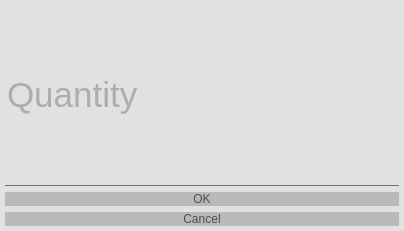
<?xml version="1.0" encoding="UTF-8"?>
<ui version="4.0">
 <class>Dialog</class>
 <widget class="QDialog" name="Dialog">
  <property name="geometry">
   <rect>
    <x>0</x>
    <y>0</y>
    <width>404</width>
    <height>231</height>
   </rect>
  </property>
  <property name="windowTitle">
   <string>Edit order item</string>
  </property>
  <property name="windowIcon">
   <iconset resource="../resource/resource.qrc">
    <normaloff>:/Simple icons/simple_icons/fi-rr-edit.svg</normaloff>:/Simple icons/simple_icons/fi-rr-edit.svg</iconset>
  </property>
  <property name="styleSheet">
   <string notr="true">*
{
	
	font: 26pt &quot;MS Shell Dlg 2&quot;;
	
	color: rgb(79, 79, 79);
	background-color:  rgba(223, 223, 223, 200);
}


QPushButton
{ 
	alternate-background-color: rgb(255, 255, 255);
	
	background-color: rgb(185, 185, 185);
	border-width: 2px;
    border-radius: 10px;
	position: center;
 }

QPushButton:hover
{
	background: rgba(225, 225, 225, 180);
	border-style: dashed;
}

QPushButton:pressed
{
	
	background-color: rgb(136, 136, 136, 180);
	border-width: 2px;
    border-radius: 10px;
}

QLineEdit
{
	background: transparent;
	color: rgb(121, 121, 121);
	border: none;
	border-bottom: 1px solid #717072
}
</string>
  </property>
  <layout class="QVBoxLayout" name="verticalLayout">
   <property name="leftMargin">
    <number>5</number>
   </property>
   <property name="topMargin">
    <number>5</number>
   </property>
   <property name="rightMargin">
    <number>5</number>
   </property>
   <property name="bottomMargin">
    <number>5</number>
   </property>
   <item>
    <widget class="QLineEdit" name="le_orderItemOnFly_quantity">
     <property name="sizePolicy">
      <sizepolicy hsizetype="MinimumExpanding" vsizetype="MinimumExpanding">
       <horstretch>0</horstretch>
       <verstretch>0</verstretch>
      </sizepolicy>
     </property>
     <property name="font">
      <font>
       <family>MS Shell Dlg 2</family>
       <pointsize>26</pointsize>
       <weight>50</weight>
       <italic>false</italic>
       <bold>false</bold>
      </font>
     </property>
     <property name="layoutDirection">
      <enum>Qt::LeftToRight</enum>
     </property>
     <property name="inputMethodHints">
      <set>Qt::ImhDigitsOnly|Qt::ImhFormattedNumbersOnly</set>
     </property>
     <property name="placeholderText">
      <string>Quantity</string>
     </property>
    </widget>
   </item>
   <item>
    <widget class="QDialogButtonBox" name="buttonBox">
     <property name="sizePolicy">
      <sizepolicy hsizetype="MinimumExpanding" vsizetype="Maximum">
       <horstretch>0</horstretch>
       <verstretch>0</verstretch>
      </sizepolicy>
     </property>
     <property name="font">
      <font>
       <family>MS Shell Dlg 2</family>
       <pointsize>26</pointsize>
       <weight>50</weight>
       <italic>false</italic>
       <bold>false</bold>
      </font>
     </property>
     <property name="layoutDirection">
      <enum>Qt::LeftToRight</enum>
     </property>
     <property name="autoFillBackground">
      <bool>false</bool>
     </property>
     <property name="orientation">
      <enum>Qt::Vertical</enum>
     </property>
     <property name="standardButtons">
      <set>QDialogButtonBox::Cancel|QDialogButtonBox::Ok</set>
     </property>
     <property name="centerButtons">
      <bool>true</bool>
     </property>
    </widget>
   </item>
  </layout>
 </widget>
 <resources>
  <include location="../resource/resource.qrc"/>
 </resources>
 <connections/>
</ui>
